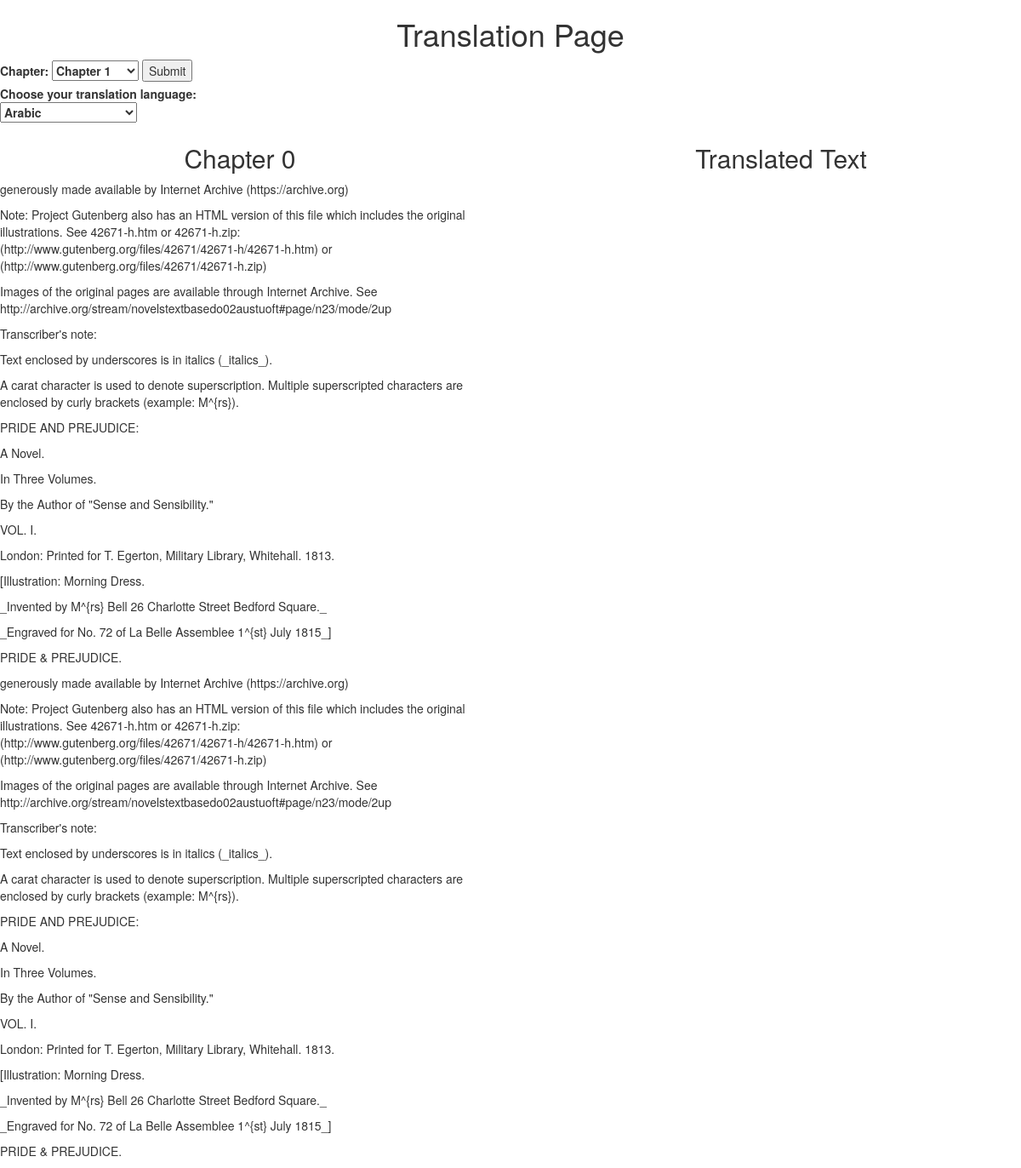
The app's page /translate with its own data.
### model.py (models this page shows, shortened)
class Paragraph(db.Model):
    __tablename__ = "paragraphs"
    paragraph_id = db.Column(db.Integer, primary_key=True, autoincrement=True)
    untranslated_paragraph = db.Column(db.String())
    chapter_id = db.Column(db.Integer, db.ForeignKey("chapters.chapter_id"))
    translations = db.relationship("Translation", backref="paragraph")

### server.py (the view)
@app.route("/translate", methods=["GET"])
def display_translation_page():
    number_of_chapters = db.session.query(Chapter).count()
    chapter_chosen = request.args.get("chapter_selection")
    t_paragraphs_in_chapter_list = []
    if chapter_chosen:
        paragraphs_in_chapter_list = db.session.query(Paragraph).filter_by(chapter_id = chapter_chosen).all()
        for paragraph in paragraphs_in_chapter_list:
            translated_paragraph = Translation.query.filter_by(
                user_id=1,
                language="French",
                paragraph_id=paragraph.paragraph_id).first()
            t_paragraphs_in_chapter_list.append(translated_paragraph)
    else:
        paragraphs_in_chapter_list = db.session.query(Paragraph).filter_by(chapter_id = 1)
        t_paragraphs_in_chapter_list = db.session.query(Translation).filter_by(translation_id=1, language="French")
    return render_template("translation_page.html",
        number_of_chapters = number_of_chapters,
        display_chapter = paragraphs_in_chapter_list, chapter_chosen=chapter_chosen,
        display_translations=t_paragraphs_in_chapter_list)

### templates/translation_page.html (shortened to what this page needs)
{% extends 'base.html' %}
{% block body %}
    <h1>Translation Page</h1>
    <div id="user_controls">
        <form action="\translate" method="GET">
            <label>Chapter:
                <select name="chapter_selection">
                    {% for chapter_number in range(1, number_of_chapters+1) %}
                    <option value="{{ chapter_number|string() }}">Chapter {{ chapter_number }}</option>
                    {% endfor %}
                </select>
            </label>
            <input type="submit">
        </form>
        <form id="chosen_translation_language">
            <label>
                Choose your translation language:<br>
                <select name="translation_language_input">
                    <option value="arabic">Arabic</option>
                </select>
            </label>
        </form>
    </div>
    <div id="untranslated">
        {% if chapter_chosen %}
        <h2>Chapter {{ chapter_chosen }}</h2>
        {% else %}
        <h2>Chapter 0</h2>
        {% endif %}
        {% for paragraph in display_chapter %}
        <div class="a_chapter_and_bttn {{ paragraph.paragraph_id }}">
            <p>{{ paragraph.untranslated_paragraph }}</p> <button class="edit_text">Edit</button>
        </div>
        {% endfor %}
    </div>
    <div id="translated">
        <h2>Translated Text</h2>
    </div>
{% endblock %}

### templates/base.html (shortened to what this page needs)
<!DOCTYPE html>
<html>
<head>
    <link rel="stylesheet" type="text/css" href="../static/css/style.css">
    <link href="../static/css/bootstrap.css" rel="stylesheet">
</head>
<body>
    {% block body %}
    {% endblock %}
</body>
</html>

### static/css/style.css (style rules this page uses)
h1 { text-align: center }
#translated, #untranslated { width: 48% }
#translated { float: right; padding-left: 1%; }
#untranslated { float: left; padding-right: 1%; }
#translated h2, #untranslated h2 { text-align: center }

### records on screen
Paragraph: untranslated_paragraph "generously made available by Internet Archive (https://archive.org)"
Paragraph: untranslated_paragraph "Note: Project Gutenberg also has an HTML version of this file which includes the original illustrations. See 42671-h.htm or 42671-h.zip: (http://www.gutenberg.org/files/42671/42671-h/42671-h.htm) or (http://www.gutenberg.org/files/42671/42671-h.zip)"
Paragraph: untranslated_paragraph "Images of the original pages are available through Internet Archive. See http://archive.org/stream/novelstextbasedo02austuoft#page/n23/mode/2up"
Paragraph: untranslated_paragraph "Transcriber's note:"
Paragraph: untranslated_paragraph "Text enclosed by underscores is in italics (_italics_)."
Paragraph: untranslated_paragraph "A carat character is used to denote superscription. Multiple superscripted characters are enclosed by curly brackets (example: M^{rs})."
Paragraph: untranslated_paragraph "PRIDE AND PREJUDICE:"
Paragraph: untranslated_paragraph "A Novel."
Paragraph: untranslated_paragraph "In Three Volumes."
Paragraph: untranslated_paragraph "By the Author of \"Sense and Sensibility.\""
Paragraph: untranslated_paragraph "VOL. I."
Paragraph: untranslated_paragraph "London: Printed for T. Egerton, Military Library, Whitehall. 1813."
Paragraph: untranslated_paragraph "[Illustration: Morning Dress."
Paragraph: untranslated_paragraph "_Invented by M^{rs} Bell 26 Charlotte Street Bedford Square._"
Paragraph: untranslated_paragraph "_Engraved for No. 72 of La Belle Assemblee 1^{st} July 1815_]"
Paragraph: untranslated_paragraph "PRIDE & PREJUDICE."
Paragraph: untranslated_paragraph "generously made available by Internet Archive (https://archive.org)"
Paragraph: untranslated_paragraph "Note: Project Gutenberg also has an HTML version of this file which includes the original illustrations. See 42671-h.htm or 42671-h.zip: (http://www.gutenberg.org/files/42671/42671-h/42671-h.htm) or (http://www.gutenberg.org/files/42671/42671-h.zip)"
Paragraph: untranslated_paragraph "Images of the original pages are available through Internet Archive. See http://archive.org/stream/novelstextbasedo02austuoft#page/n23/mode/2up"
Paragraph: untranslated_paragraph "Transcriber's note:"
Paragraph: untranslated_paragraph "Text enclosed by underscores is in italics (_italics_)."
Paragraph: untranslated_paragraph "A carat character is used to denote superscription. Multiple superscripted characters are enclosed by curly brackets (example: M^{rs})."
Paragraph: untranslated_paragraph "PRIDE AND PREJUDICE:"
Paragraph: untranslated_paragraph "A Novel."
Paragraph: untranslated_paragraph "In Three Volumes."
Paragraph: untranslated_paragraph "By the Author of \"Sense and Sensibility.\""
Paragraph: untranslated_paragraph "VOL. I."
Paragraph: untranslated_paragraph "London: Printed for T. Egerton, Military Library, Whitehall. 1813."
Paragraph: untranslated_paragraph "[Illustration: Morning Dress."
Paragraph: untranslated_paragraph "_Invented by M^{rs} Bell 26 Charlotte Street Bedford Square._"
Paragraph: untranslated_paragraph "_Engraved for No. 72 of La Belle Assemblee 1^{st} July 1815_]"
Paragraph: untranslated_paragraph "PRIDE & PREJUDICE."
